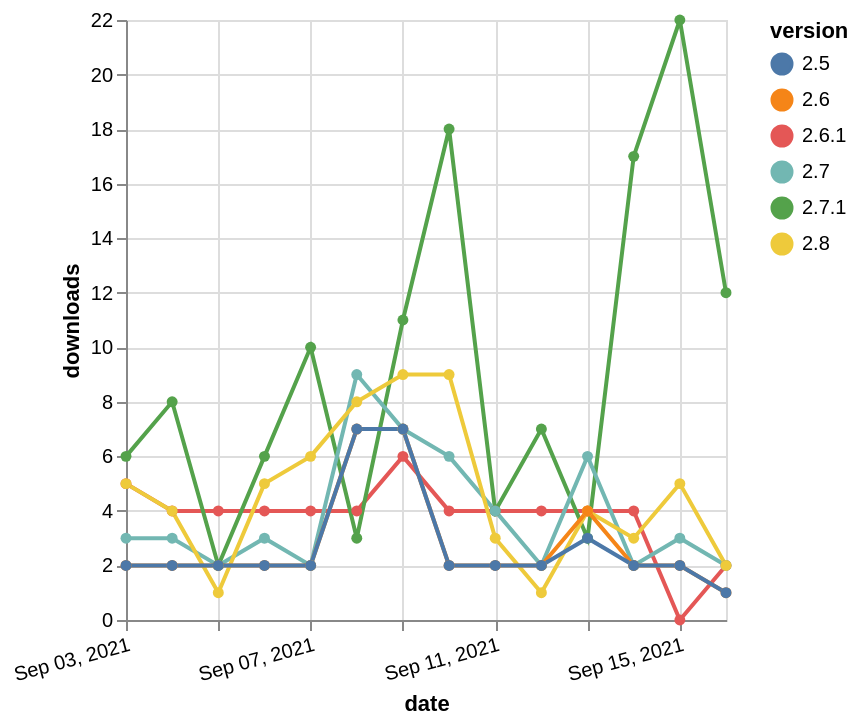

Vega-Lite specification stored for this chart:
### Vega-Lite specification from a JSON file in a GitHub repository (floating-point values rounded to 4 significant figures)
{"$schema": "https://vega.github.io/schema/vega-lite/v5.json", "description": "A simple bar chart with embedded data.", "data": {"values": [{"date": "2021-09-03", "total": 6818, "delta": 5, "version": "2.6.1"}, {"date": "2021-09-04", "total": 6822, "delta": 4, "version": "2.6.1"}, {"date": "2021-09-05", "total": 6826, "delta": 4, "version": "2.6.1"}, {"date": "2021-09-06", "total": 6830, "delta": 4, "version": "2.6.1"}, {"date": "2021-09-07", "total": 6834, "delta": 4, "version": "2.6.1"}, {"date": "2021-09-08", "total": 6838, "delta": 4, "version": "2.6.1"}, {"date": "2021-09-09", "total": 6844, "delta": 6, "version": "2.6.1"}, {"date": "2021-09-10", "total": 6848, "delta": 4, "version": "2.6.1"}, {"date": "2021-09-11", "total": 6852, "delta": 4, "version": "2.6.1"}, {"date": "2021-09-12", "total": 6856, "delta": 4, "version": "2.6.1"}, {"date": "2021-09-13", "total": 6860, "delta": 4, "version": "2.6.1"}, {"date": "2021-09-14", "total": 6864, "delta": 4, "version": "2.6.1"}, {"date": "2021-09-15", "total": 6864, "delta": 0, "version": "2.6.1"}, {"date": "2021-09-16", "total": 6866, "delta": 2, "version": "2.6.1"}, {"date": "2021-09-03", "total": 8928, "delta": 6, "version": "2.7.1"}, {"date": "2021-09-04", "total": 8936, "delta": 8, "version": "2.7.1"}, {"date": "2021-09-05", "total": 8938, "delta": 2, "version": "2.7.1"}, {"date": "2021-09-06", "total": 8944, "delta": 6, "version": "2.7.1"}, {"date": "2021-09-07", "total": 8954, "delta": 10, "version": "2.7.1"}, {"date": "2021-09-08", "total": 8957, "delta": 3, "version": "2.7.1"}, {"date": "2021-09-09", "total": 8968, "delta": 11, "version": "2.7.1"}, {"date": "2021-09-10", "total": 8986, "delta": 18, "version": "2.7.1"}, {"date": "2021-09-11", "total": 8990, "delta": 4, "version": "2.7.1"}, {"date": "2021-09-12", "total": 8997, "delta": 7, "version": "2.7.1"}, {"date": "2021-09-13", "total": 9000, "delta": 3, "version": "2.7.1"}, {"date": "2021-09-14", "total": 9017, "delta": 17, "version": "2.7.1"}, {"date": "2021-09-15", "total": 9039, "delta": 22, "version": "2.7.1"}, {"date": "2021-09-16", "total": 9051, "delta": 12, "version": "2.7.1"}, {"date": "2021-09-03", "total": 25487, "delta": 3, "version": "2.7"}, {"date": "2021-09-04", "total": 25490, "delta": 3, "version": "2.7"}, {"date": "2021-09-05", "total": 25492, "delta": 2, "version": "2.7"}, {"date": "2021-09-06", "total": 25495, "delta": 3, "version": "2.7"}, {"date": "2021-09-07", "total": 25497, "delta": 2, "version": "2.7"}, {"date": "2021-09-08", "total": 25506, "delta": 9, "version": "2.7"}, {"date": "2021-09-09", "total": 25513, "delta": 7, "version": "2.7"}, {"date": "2021-09-10", "total": 25519, "delta": 6, "version": "2.7"}, {"date": "2021-09-11", "total": 25523, "delta": 4, "version": "2.7"}, {"date": "2021-09-12", "total": 25525, "delta": 2, "version": "2.7"}, {"date": "2021-09-13", "total": 25531, "delta": 6, "version": "2.7"}, {"date": "2021-09-14", "total": 25533, "delta": 2, "version": "2.7"}, {"date": "2021-09-15", "total": 25536, "delta": 3, "version": "2.7"}, {"date": "2021-09-16", "total": 25538, "delta": 2, "version": "2.7"}, {"date": "2021-09-03", "total": 930, "delta": 5, "version": "2.8"}, {"date": "2021-09-04", "total": 934, "delta": 4, "version": "2.8"}, {"date": "2021-09-05", "total": 935, "delta": 1, "version": "2.8"}, {"date": "2021-09-06", "total": 940, "delta": 5, "version": "2.8"}, {"date": "2021-09-07", "total": 946, "delta": 6, "version": "2.8"}, {"date": "2021-09-08", "total": 954, "delta": 8, "version": "2.8"}, {"date": "2021-09-09", "total": 963, "delta": 9, "version": "2.8"}, {"date": "2021-09-10", "total": 972, "delta": 9, "version": "2.8"}, {"date": "2021-09-11", "total": 975, "delta": 3, "version": "2.8"}, {"date": "2021-09-12", "total": 976, "delta": 1, "version": "2.8"}, {"date": "2021-09-13", "total": 980, "delta": 4, "version": "2.8"}, {"date": "2021-09-14", "total": 983, "delta": 3, "version": "2.8"}, {"date": "2021-09-15", "total": 988, "delta": 5, "version": "2.8"}, {"date": "2021-09-16", "total": 990, "delta": 2, "version": "2.8"}, {"date": "2021-09-03", "total": 5909, "delta": 2, "version": "2.6"}, {"date": "2021-09-04", "total": 5911, "delta": 2, "version": "2.6"}, {"date": "2021-09-05", "total": 5913, "delta": 2, "version": "2.6"}, {"date": "2021-09-06", "total": 5915, "delta": 2, "version": "2.6"}, {"date": "2021-09-07", "total": 5917, "delta": 2, "version": "2.6"}, {"date": "2021-09-08", "total": 5924, "delta": 7, "version": "2.6"}, {"date": "2021-09-09", "total": 5931, "delta": 7, "version": "2.6"}, {"date": "2021-09-10", "total": 5933, "delta": 2, "version": "2.6"}, {"date": "2021-09-11", "total": 5935, "delta": 2, "version": "2.6"}, {"date": "2021-09-12", "total": 5937, "delta": 2, "version": "2.6"}, {"date": "2021-09-13", "total": 5941, "delta": 4, "version": "2.6"}, {"date": "2021-09-14", "total": 5943, "delta": 2, "version": "2.6"}, {"date": "2021-09-15", "total": 5945, "delta": 2, "version": "2.6"}, {"date": "2021-09-16", "total": 5946, "delta": 1, "version": "2.6"}, {"date": "2021-09-03", "total": 4764, "delta": 2, "version": "2.5"}, {"date": "2021-09-04", "total": 4766, "delta": 2, "version": "2.5"}, {"date": "2021-09-05", "total": 4768, "delta": 2, "version": "2.5"}, {"date": "2021-09-06", "total": 4770, "delta": 2, "version": "2.5"}, {"date": "2021-09-07", "total": 4772, "delta": 2, "version": "2.5"}, {"date": "2021-09-08", "total": 4779, "delta": 7, "version": "2.5"}, {"date": "2021-09-09", "total": 4786, "delta": 7, "version": "2.5"}, {"date": "2021-09-10", "total": 4788, "delta": 2, "version": "2.5"}, {"date": "2021-09-11", "total": 4790, "delta": 2, "version": "2.5"}, {"date": "2021-09-12", "total": 4792, "delta": 2, "version": "2.5"}, {"date": "2021-09-13", "total": 4795, "delta": 3, "version": "2.5"}, {"date": "2021-09-14", "total": 4797, "delta": 2, "version": "2.5"}, {"date": "2021-09-15", "total": 4799, "delta": 2, "version": "2.5"}, {"date": "2021-09-16", "total": 4800, "delta": 1, "version": "2.5"}]}, "width": "container", "mark": {"type": "line", "point": {"filled": true}}, "encoding": {"x": {"field": "date", "type": "temporal", "timeUnit": "yearmonthdate", "title": "date", "axis": {"labelAngle": -15}}, "y": {"field": "delta", "type": "quantitative", "title": "downloads"}, "color": {"field": "version", "type": "nominal"}, "tooltip": {"field": "delta"}}}
